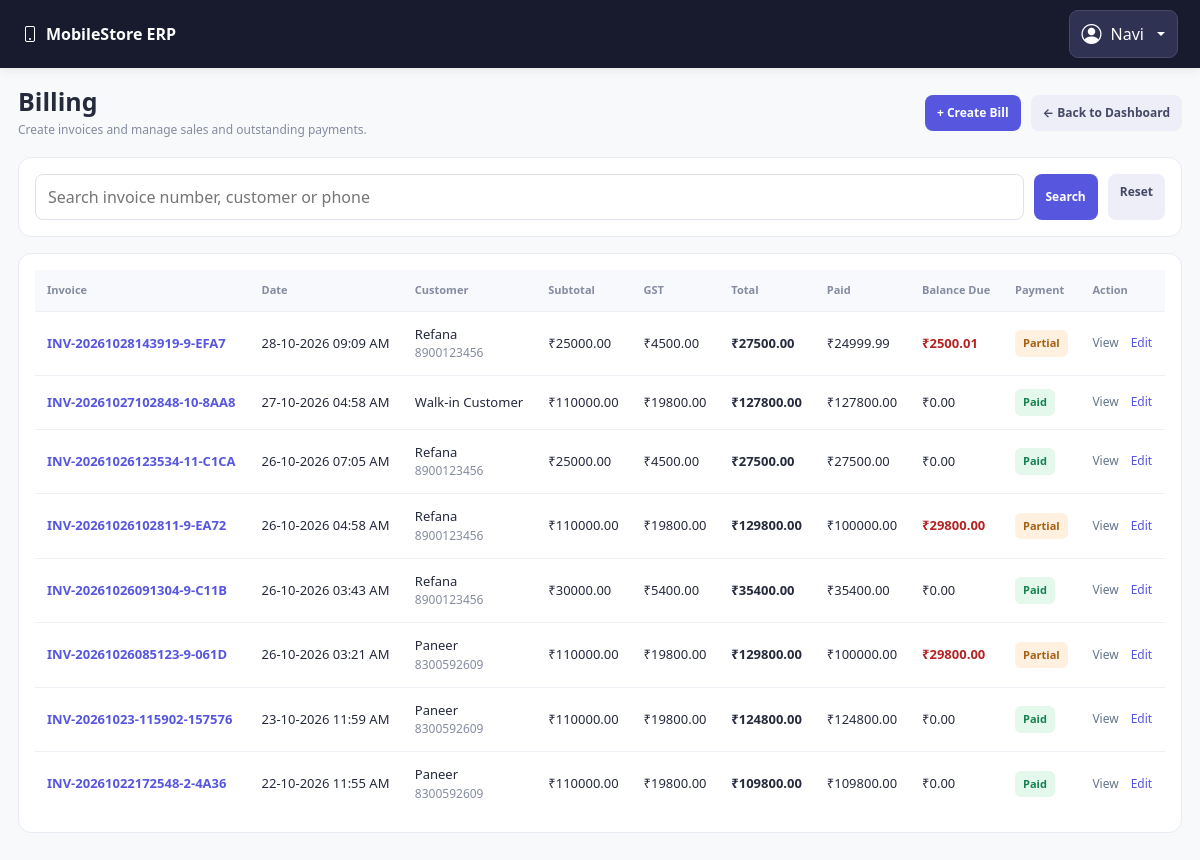
The page /billing (signed in) on the database its author committed.
### models.py (models this page shows, shortened)
class TimestampMixin:
    created_at = db.Column(db.DateTime(timezone=True), default=utc_now, nullable=False)
    updated_at = db.Column(
        db.DateTime(timezone=True), default=utc_now, onupdate=utc_now, nullable=False
    )

class User(UserMixin, TimestampMixin, db.Model):
    __tablename__ = "users"
    id = db.Column(db.Integer, primary_key=True)
    username = db.Column(db.String(80), unique=True, nullable=False, index=True)
    full_name = db.Column(db.String(150), nullable=False)
    password_hash = db.Column(db.String(255), nullable=False)
    role = db.Column(db.String(20), nullable=False, default="cashier")
    is_active = db.Column(db.Boolean, default=True, nullable=False)

class Sale(TimestampMixin, db.Model):
    __tablename__ = "sales"
    id = db.Column(db.Integer, primary_key=True)
    invoice_number = db.Column(
        db.String(80), unique=True, nullable=False
    )
    customer_id = db.Column(
        db.Integer, db.ForeignKey("customers.id"), nullable=True
    )
    user_id = db.Column(
        db.Integer, db.ForeignKey("users.id"), nullable=False
    )
    sale_date = db.Column(
        db.DateTime(timezone=True), default=utc_now, nullable=False
    )
    subtotal = db.Column(db.Float, default=0, nullable=False)
    tax_amount = db.Column(db.Float, default=0, nullable=False)
    discount_amount = db.Column(db.Float, default=0, nullable=False)
    total_amount = db.Column(db.Float, default=0, nullable=False)
    status = db.Column(
        db.String(30), default="completed", nullable=False
    )
    customer = db.relationship("Customer")
    user = db.relationship("User")
    payments = db.relationship(
        "Payment",
        back_populates="sale",
        foreign_keys="Payment.sale_id",
    )

class Customer(TimestampMixin, db.Model):
    __tablename__ = "customers"
    id = db.Column(db.Integer, primary_key=True)
    customer_code = db.Column(
        db.String(20),
        unique=True,
        nullable=True,
        index=True
    )
    name = db.Column(db.String(150), nullable=False, index=True)
    phone = db.Column(db.String(20), index=True)
    email = db.Column(db.String(150))
    address = db.Column(db.Text)
    gst_number = db.Column(db.String(30))

### app.py (the view, shortened to what this page needs)
    @app.route("/billing")
    @login_required
    def billing_list():
        search = request.args.get("search", "").strip()
        query = Sale.query
        sales = query.order_by(Sale.id.desc()).all()
        payment_totals = {}
        for sale in sales:
            payment_totals[sale.id] = sum(
                float(payment.amount or 0)
                for payment in Payment.query.filter_by(sale_id=sale.id).all()
            )
        return render_template(
            "billing/list.html",
            sales=sales,
            search=search,
            payment_totals=payment_totals,
        )

### templates/Billing/List.html (shortened to what this page needs)
{% extends "base.html" %}
{% block content %}
<div class="billing-page">
    <div class="billing-header">
        <div>
            <h1>Billing</h1>
            <div class="billing-muted">
                Create invoices and manage sales and outstanding payments.
            </div>
        </div>
        <div style="display:flex; gap:10px; flex-wrap:wrap;">
            <a class="billing-btn billing-primary"
               href="{{ url_for('billing_create') }}">
                + Create Bill
            </a>
            <a class="billing-btn billing-secondary"
               href="{{ url_for('dashboard_page') }}">
                ← Back to Dashboard
            </a>
        </div>
    </div>
    <div class="billing-card">
        <form method="GET" class="billing-search">
            <input
                type="search"
                name="search"
                value="{{ search }}"
                placeholder="Search invoice number, customer or phone">
            <button class="billing-btn billing-primary" type="submit">
                Search
            </button>
            <a class="billing-btn billing-secondary"
               href="{{ url_for('billing_list') }}">
                Reset
            </a>
        </form>
    </div>
    <div class="billing-card">
        <div class="billing-table-wrap">
            <table class="billing-table">
                <thead>
                    <tr>
                        <th>Invoice</th>
                        <th>Date</th>
                        <th>Customer</th>
                        <th>Subtotal</th>
                        <th>GST</th>
                        <th>Total</th>
                        <th>Paid</th>
                        <th>Balance Due</th>
                        <th>Payment</th>
                        <th>Action</th>
                    </tr>
                </thead>
                <tbody>
                {% for sale in sales %}
                    {% set payments = sale.payments|default([], true) %}
                    {% set paid_total = payment_totals.get(sale.id, 0) %}
                    {% set total = sale.total_amount or 0 %}
                    {% set balance_due = [total - paid_total, 0]|max %}
                    <tr>
                        <td>
                            <a class="invoice-link"
                               href="{{ url_for('billing_detail', sale_id=sale.id) }}">
                                {{ sale.invoice_number }}
                            </a>
                        </td>
                        <td>
                            {{ sale.sale_date.strftime('%d-%m-%Y %I:%M %p')
                               if sale.sale_date else '-' }}
                        </td>
                        <td>
                            {% if sale.customer %}
                                {{ sale.customer.name }}
                                {% if sale.customer.phone %}
                                    <div class="billing-muted">
                                        {{ sale.customer.phone }}
                                    </div>
                                {% endif %}
                            {% else %}
                                Walk-in Customer
                            {% endif %}
                        </td>
                        <td>₹{{ "%.2f"|format(sale.subtotal or 0) }}</td>
                        <td>₹{{ "%.2f"|format(sale.tax_amount or 0) }}</td>
                        <td>
                            <strong>₹{{ "%.2f"|format(total) }}</strong>
                        </td>
                        <td>₹{{ "%.2f"|format(paid_total) }}</td>
                        <td>
                            {% if balance_due > 0.009 %}
                                <span class="balance-amount">
                                    ₹{{ "%.2f"|format(balance_due) }}
                                </span>
                            {% else %}
                                ₹0.00
                            {% endif %}
                        </td>
                        <td>
                            {% if balance_due <= 0.009 %}
                                <span class="payment-badge paid">Paid</span>
                            {% elif paid_total > 0 %}
                                <span class="payment-badge partial">Partial</span>
                            {% else %}
                                <span class="payment-badge unpaid">Unpaid</span>
                            {% endif %}
                        </td>
                        <td>
                            <div class="action-buttons">
                                <a class="billing-view-link"
                                   href="{{ url_for('billing_detail', sale_id=sale.id) }}">
                                    View
                                </a>
                                <a class="billing-edit-link"
                                   href="{{ url_for('billing_edit', sale_id=sale.id) }}">
                                    Edit
                                </a>
                            </div>
                        </td>
                    </tr>
                {% else %}
                    <tr>
                        <td colspan="10" class="billing-empty">
                            No bills found. Create your first bill to get started.
                        </td>
                    </tr>
                {% endfor %}
                </tbody>
            </table>
        </div>
    </div>
</div>
{% endblock %}

### templates/base.html (shortened to what this page needs)
<!DOCTYPE html>
<html lang="en">
<head>
    <link
        href="https://cdn.jsdelivr.net/npm/bootstrap@5.3.3/dist/css/bootstrap.min.css"
        rel="stylesheet">
    <link
        href="https://cdn.jsdelivr.net/npm/bootstrap-icons@1.11.3/font/bootstrap-icons.min.css"
        rel="stylesheet">
</head>
<body class="bg-light">
    {% if current_user.is_authenticated %}
    <nav class="navbar app-navbar">
        <div class="container-fluid px-0">
            <a class="app-brand" href="{{ url_for('dashboard_page') }}">
                <i class="bi bi-phone me-2"></i>MobileStore ERP
            </a>
            <div class="dropdown">
                <button
                    class="btn account-button dropdown-toggle"
                    type="button"
                    id="accountDropdown"
                    data-bs-toggle="dropdown"
                    aria-expanded="false">
                    <i class="bi bi-person-circle fs-5"></i>
                    <span class="account-name">
                        {{ current_user.full_name or current_user.username }}
                    </span>
                </button>
            </div>
        </div>
    </nav>
    {% endif %}
    {% block content %}{% endblock %}
</body>
</html>

### templates/base.html (style rules this page uses)
.app-navbar { background: #171b2d; padding: 10px 22px; box-shadow: 0 2px 10px rgba(0, 0, 0, .08); }
.app-brand { color: #fff; font-weight: 750; text-decoration: none; }
.account-button { display: inline-flex; align-items: center; gap: 9px; padding: 8px 12px; color: #fff; background: #303253; border: 1px solid #454969; border-radius: 9px; }

### templates/Billing/List.html (style rules this page uses)
.billing-page { padding: 18px; color: #252a3d; }
.billing-header { display: flex; justify-content: space-between; align-items: center; gap: 12px; flex-wrap: wrap; margin-bottom: 18px; }
.billing-header h1 { margin: 0 0 5px; font-size: 25px; font-weight: 800; }
.billing-muted { color: #858ba0; font-size: 12px; }
.billing-card { background: #fff; border: 1px solid #e9ebf3; border-radius: 13px; padding: 16px; margin-bottom: 16px; }
.billing-btn { display: inline-block; border: 0; border-radius: 8px; padding: 9px 12px; text-decoration: none; font-weight: 700; font-size: 12px; cursor: pointer; white-space: nowrap; }
.billing-primary { background: #5656df; color: white; }
.billing-secondary { background: #eeeef8; color: #454866; }
.billing-search { display: flex; gap: 10px; flex-wrap: wrap; }
.billing-search input { flex: 1; min-width: 180px; padding: 10px 12px; border: 1px solid #dfe2ed; border-radius: 8px; }
.billing-table-wrap { overflow-x: auto; }
.billing-table { width: 100%; border-collapse: collapse; min-width: 950px; }
.billing-table th { background: #f8f9fc; color: #858ba0; font-size: 11px; text-align: left; padding: 12px; }
.billing-table td { border-top: 1px solid #eef0f5; padding: 13px 12px; font-size: 13px; vertical-align: middle; }
.invoice-link { color: #5656df; font-weight: 750; text-decoration: none; }
.payment-badge { display: inline-block; padding: 5px 8px; border-radius: 6px; font-size: 11px; font-weight: 700; }
.paid { background: #e4f8ec; color: #168252; }
.partial { background: #fff0df; color: #a76012; }
.balance-amount { color: #b42323; font-weight: 600; }
.action-buttons { display: flex; align-items: center; gap: 12px; white-space: nowrap; }
.billing-edit-link { display: inline-block; padding: 3px 0; border: none; background: transparent; color: #5656df; text-decoration: none; font-size: 12px; font-weight: 500; cursor: pointer; }
.billing-view-link { display: inline-block; padding: 3px 0; color: #64748b; text-decoration: none; font-size: 12px; font-weight: 500; }

### rows shown on the page
User: full_name "Navi"
Sale: invoice_number "INV-20261028143919-9-EFA7", sale_date "28-10-2026 09:09 AM", customer.name "Refana", customer.phone "8900123456", subtotal "25000.00", tax_amount "4500.00", total_amount "27500.00", paid_total "24999.99", balance_due "2500.01", shows "Partial"
Sale: invoice_number "INV-20261027102848-10-8AA8", sale_date "27-10-2026 04:58 AM", shows "Walk-in Customer", subtotal "110000.00", tax_amount "19800.00", total_amount "127800.00", shows "₹0.00", shows "Paid"
Sale: invoice_number "INV-20261026123534-11-C1CA", sale_date "26-10-2026 07:05 AM", customer.name "Refana", customer.phone "8900123456", subtotal "25000.00", tax_amount "4500.00", total_amount "27500.00", shows "₹0.00", shows "Paid"
Sale: invoice_number "INV-20261026102811-9-EA72", sale_date "26-10-2026 04:58 AM", customer.name "Refana", customer.phone "8900123456", subtotal "110000.00", tax_amount "19800.00", total_amount "129800.00", paid_total "100000.00", balance_due "29800.00", shows "Partial"
Sale: invoice_number "INV-20261026091304-9-C11B", sale_date "26-10-2026 03:43 AM", customer.name "Refana", customer.phone "8900123456", subtotal "30000.00", tax_amount "5400.00", total_amount "35400.00", shows "₹0.00", shows "Paid"
Sale: invoice_number "INV-20261026085123-9-061D", sale_date "26-10-2026 03:21 AM", customer.name "Paneer", customer.phone "8300592609", subtotal "110000.00", tax_amount "19800.00", total_amount "129800.00", paid_total "100000.00", balance_due "29800.00", shows "Partial"
Sale: invoice_number "INV-20261023-115902-157576", sale_date "23-10-2026 11:59 AM", customer.name "Paneer", customer.phone "8300592609", subtotal "110000.00", tax_amount "19800.00", total_amount "124800.00", shows "₹0.00", shows "Paid"
Sale: invoice_number "INV-20261022172548-2-4A36", sale_date "22-10-2026 11:55 AM", customer.name "Paneer", customer.phone "8300592609", subtotal "110000.00", tax_amount "19800.00", total_amount "109800.00", shows "₹0.00", shows "Paid"
